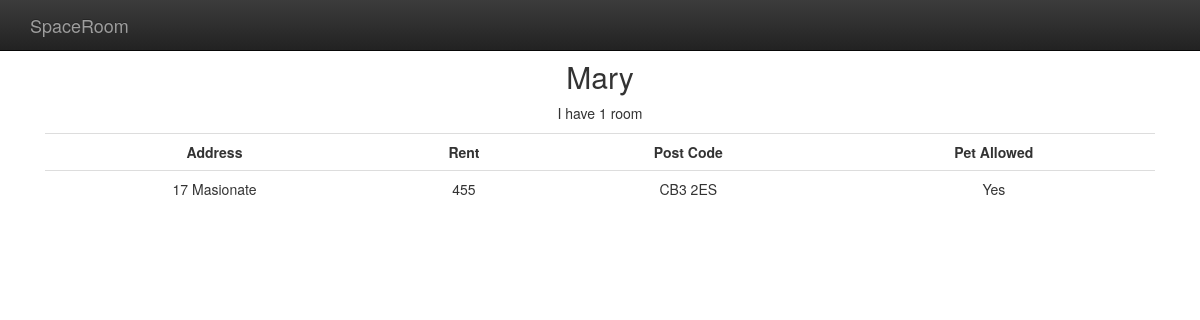
Page /room/?id=3 on the committed database.
### landlords/models.py (models this page shows, shortened)
class Landlord(models.Model):
	name = models.CharField(max_length=20)
	phone_number = models.CharField(max_length=15) # verbose_name = 'Mobile'
	email = models.EmailField(max_length=255)

class Room(models.Model):
	address = models.CharField(max_length=20)
	rent = models.DecimalField(max_digits=3, decimal_places=0)
	postcode = models.CharField(max_length=50, blank=True)
	pet_allowed = models.BooleanField(default=False)
	landlord = models.ForeignKey(Landlord)
	class Meta:
		ordering = ['rent']

### landlords/views.py (the view)
# urls.py: url(r'^room/$', room),
def room(request):
	if 'id' in request.GET and request.GET['id'] != '':
		landlord = Landlord.objects.get(id=request.GET['id'])
		return render_to_response('room.html', locals())
	else:
		return HttpResponseRedirect("/landlords_list/")

### landlords/templates/room.html (shortened to what this page needs)
<!doctype html>
<html>
    <head>
    	<link rel="stylesheet"
    	href="https://maxcdn.bootstrapcdn.com/bootstrap/3.3.1/css/bootstrap.min.css">
    	<link rel="stylesheet"
    	href="https://maxcdn.bootstrapcdn.com/bootstrap/3.3.1/css/bootstrap-theme.min.css">
    </head>
    <body>
    	<nav class="navbar navbar-inverse navbar-fixed-top"
    	     role="navigation">
    	     <div class="container">
    	     	<div class="navbar-header">
    	     		<a class="navbar-brand" href="#">SpaceRoom</a>
    	     	</div>
    	     </div>
    	</nav>
    	<div class="container">
    		<div class="rooms">
            <h2> {{ landlord.name }} </h2>
            {% if landlord.room_set.all %}
                <p> I have {{ landlord.room_set.all|length }} room </p>
                <table class="table">
                    <tr>
                        <th> Address </th>
                        <th> Rent </th>
                        <th> Post Code </th>
                        <th> Pet Allowed </th>
                    </tr>
                    {% for room in landlord.room_set.all %}
                        <tr>
                            <td> {{ room.address }} </td>
                            <td> {{ room.rent }} </td>
                            <td> {{ room.postcode }} </td>
                            <td> {% if room.pet_allowed %} Yes {% else %} No {% endif %} </td>
                        </tr>
                    {% endfor %}
                </table>
            {% else %}
                <p> I don't have room available currently </p>
            {% endif %}
    	    </div>
        </div>
    </body>
</html>

### landlords/templates/room.html (style rules this page uses)
th { text-align: center; }
div.rooms { text-align: center; padding: 40px 15px; }

### rows in the picture
Landlord: name "Mary", room_set.all|length "1"
Room: address "17 Masionate", rent "455", postcode "CB3 2ES", pet_allowed "Yes"
